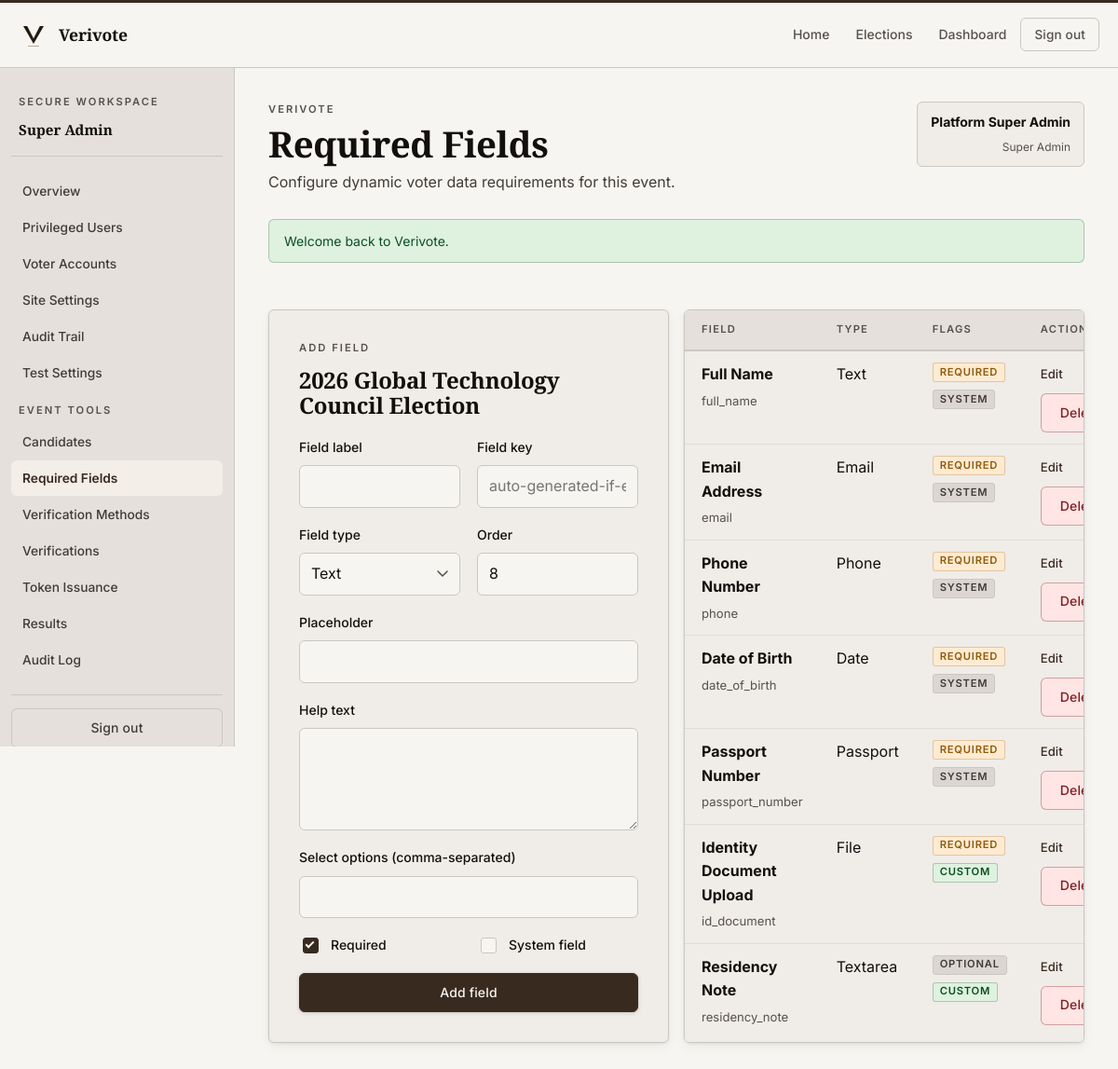
The app's page /creator/required_fields.php?event=1 (signed in) with its own data.
### tables this page shows
CREATE TABLE events (
    id BIGINT UNSIGNED AUTO_INCREMENT PRIMARY KEY,
    created_by BIGINT UNSIGNED NOT NULL,
    title VARCHAR(200) NOT NULL,
    slug VARCHAR(220) NOT NULL UNIQUE,
    description TEXT NOT NULL,
    ballot_type ENUM('single_choice') NOT NULL DEFAULT 'single_choice',
    status ENUM('draft', 'scheduled', 'active', 'closed', 'archived') NOT NULL DEFAULT 'draft',
    start_at DATETIME NOT NULL,
    end_at DATETIME NOT NULL,
    timezone VARCHAR(80) NOT NULL DEFAULT 'UTC',
    result_visibility ENUM('private', 'public_after_close', 'public_live') NOT NULL DEFAULT 'public_after_close',
    personal_verification_enabled TINYINT(1) NOT NULL DEFAULT 1,
    public_audit_enabled TINYINT(1) NOT NULL DEFAULT 1,
    allow_self_registration TINYINT(1) NOT NULL DEFAULT 1,
    max_votes_per_token TINYINT UNSIGNED NOT NULL DEFAULT 1,
    verification_policy ENUM('all_required', 'any_one', 'custom') NOT NULL DEFAULT 'all_required',
    eligibility_rules TEXT NULL,
    event_notice TEXT NULL,
    created_at TIMESTAMP NOT NULL DEFAULT CURRENT_TIMESTAMP,
    updated_at TIMESTAMP NOT NULL DEFAULT CURRENT_TIMESTAMP ON UPDATE CURRENT_TIMESTAMP,
    CONSTRAINT fk_events_creator FOREIGN KEY (created_by) REFERENCES users(id)
);

CREATE TABLE event_required_fields (
    id BIGINT UNSIGNED AUTO_INCREMENT PRIMARY KEY,
    event_id BIGINT UNSIGNED NOT NULL,
    field_key VARCHAR(120) NOT NULL,
    field_label VARCHAR(150) NOT NULL,
    field_type ENUM('text', 'email', 'phone', 'date', 'textarea', 'select', 'file', 'image', 'id_number', 'passport', 'address') NOT NULL DEFAULT 'text',
    placeholder VARCHAR(190) NULL,
    help_text VARCHAR(255) NULL,
    options_json JSON NULL,
    validation_rules_json JSON NULL,
    is_required TINYINT(1) NOT NULL DEFAULT 1,
    is_system_field TINYINT(1) NOT NULL DEFAULT 1,
    field_order INT UNSIGNED NOT NULL DEFAULT 1,
    created_at TIMESTAMP NOT NULL DEFAULT CURRENT_TIMESTAMP,
    UNIQUE KEY uniq_field (event_id, field_key),
    CONSTRAINT fk_required_fields_event FOREIGN KEY (event_id) REFERENCES events(id) ON DELETE CASCADE
);

### config/database.php (called while the page is built, shortened)
<?php
function db(): PDO
{
    static $pdo = null;
    if ($pdo instanceof PDO) {
        return $pdo;
    }
    $config = app_config('db');
    $dsn = sprintf(
        'mysql:host=%s;port=%s;dbname=%s;charset=%s',
        $config['host'],
        $config['port'],
        $config['name'],
        $config['charset']
    );
    $pdo = new PDO($dsn, $config['user'], $config['pass'], [
        PDO::ATTR_ERRMODE => PDO::ERRMODE_EXCEPTION,
        PDO::ATTR_DEFAULT_FETCH_MODE => PDO::FETCH_ASSOC,
        PDO::ATTR_EMULATE_PREPARES => false,
    ]);
    return $pdo;
}

### includes/helpers.php (called while the page is built, shortened)
<?php
function app_config(?string $key = null, mixed $default = null): mixed
{
    global $appConfig;
    $segments = explode('.', $key);
    $value = $appConfig;
    foreach ($segments as $segment) {
        $value = $value[$segment];
    }
    return $value;
}
function app_base_path(): string
{
    static $cached = null;
    if (is_string($cached)) {
        return $cached;
    }
    $documentRoot = realpath((string) ($_SERVER['DOCUMENT_ROOT'] ?? ''));
    $projectRoot = realpath(BASE_PATH);
    $documentRoot = str_replace('\\', '/', $documentRoot);
    $projectRoot = str_replace('\\', '/', $projectRoot);
    if ($projectRoot === $documentRoot) {
        $cached = '';
        return $cached;
    }
    $prefix = rtrim($documentRoot, '/') . '/';
    $relative = trim(substr($projectRoot, strlen($prefix)), '/');
    $cached = $relative === '' ? '' : '/' . $relative;
    return $cached;
}
function base_url(string $path = ''): string
{
    $appUrl = (string) app_config('app_url', '');
    $path = '/' . ltrim($path, '/');
    $basePath = app_base_path();
    if ($basePath === '') {
        return $path;
    }
    return $path === '/' ? $basePath . '/' : $basePath . $path;
}
function e(null|string|int|float $value): string
{
    return htmlspecialchars((string) $value, ENT_QUOTES | ENT_SUBSTITUTE, 'UTF-8');
}
function format_status(string $value): string
{
    return ucwords(str_replace('_', ' ', $value));
}
function json_decode_array(null|string $json): array
{
    if ($json === null || trim($json) === '') {
        return [];
    }
    $decoded = json_decode($json, true);
    return is_array($decoded) ? $decoded : [];
}
function fetch_one(string $sql, array $params = []): ?array
{
    $statement = db()->prepare($sql);
    $statement->execute($params);
    $row = $statement->fetch();
    return $row ?: null;
}
function fetch_all(string $sql, array $params = []): array
{
    $statement = db()->prepare($sql);
    $statement->execute($params);
    return $statement->fetchAll();
}
function fetch_event_by_id(int $eventId): ?array
{
    return fetch_one(
        'SELECT events.*, users.full_name AS creator_name
         FROM events
         INNER JOIN users ON users.id = events.created_by
         WHERE events.id = :event_id',
        ['event_id' => $eventId]
    );
}
function fetch_event_required_fields(int $eventId): array
{
    return fetch_all(
        'SELECT * FROM event_required_fields
         WHERE event_id = :event_id
         ORDER BY field_order ASC, id ASC',
        ['event_id' => $eventId]
    );
}

### creator/required_fields.php (the view, shortened to what this page needs)
<?php
$eventId = (int) ($_GET['event'] ?? $_POST['event_id'] ?? 0);
$event = fetch_event_by_id($eventId);
$fields = fetch_event_required_fields($eventId);
$editFieldId = (int) ($_GET['edit'] ?? 0);
$editField = $editFieldId > 0 ? fetch_one(
    'SELECT * FROM event_required_fields WHERE id = :id AND event_id = :event_id',
    ['id' => $editFieldId, 'event_id' => $eventId]
) : null;
include dirname(__DIR__) . '/includes/header.php';
?>
<section class="grid-2">
    <article class="panel">
        <span class="eyebrow"><?= $editField ? 'Edit Field' : 'Add Field'; ?></span>
        <h2><?= e($event['title']); ?></h2>
        <form method="post" class="form-grid">
            <div class="field">
                <label for="field_label">Field label</label>
                <input id="field_label" type="text" name="field_label" value="<?= e((string) ($editField['field_label'] ?? '')); ?>" required>
            </div>
            <div class="field">
                <label for="field_key">Field key</label>
                <input id="field_key" type="text" name="field_key" value="<?= e((string) ($editField['field_key'] ?? '')); ?>" placeholder="auto-generated-if-empty">
            </div>
            <div class="field">
                <label for="field_type">Field type</label>
                <select id="field_type" name="field_type">
                    <?php foreach (['text', 'email', 'phone', 'date', 'textarea', 'select', 'file', 'image', 'id_number', 'passport', 'address'] as $type): ?>
                        <option value="<?= e($type); ?>" <?= (($editField['field_type'] ?? 'text') === $type) ? 'selected' : ''; ?>><?= e(format_status($type)); ?></option>
                    <?php endforeach; ?>
                </select>
            </div>
            <div class="field">
                <label for="field_order">Order</label>
                <input id="field_order" type="number" name="field_order" min="1" value="<?= e((string) ($editField['field_order'] ?? (count($fields) + 1))); ?>">
            </div>
            <div class="field field--full">
                <label for="placeholder">Placeholder</label>
                <input id="placeholder" type="text" name="placeholder" value="<?= e((string) ($editField['placeholder'] ?? '')); ?>">
            </div>
            <div class="field field--full">
                <label for="help_text">Help text</label>
                <textarea id="help_text" name="help_text"><?= e((string) ($editField['help_text'] ?? '')); ?></textarea>
            </div>
            <div class="field field--full">
                <label for="options_csv">Select options (comma-separated)</label>
                <input id="options_csv" type="text" name="options_csv" value="<?= e(implode(', ', json_decode_array($editField['options_json'] ?? null))); ?>">
            </div>
            <label><input type="checkbox" name="is_required" value="1" <?= !isset($editField['is_required']) || (int) $editField['is_required'] === 1 ? 'checked' : ''; ?>> Required</label>
            <label><input type="checkbox" name="is_system_field" value="1" <?= isset($editField['is_system_field']) && (int) $editField['is_system_field'] === 1 ? 'checked' : ''; ?>> System field</label>
            <div class="field field--full">
                <button class="button button--primary" type="submit"><?= $editField ? 'Save field' : 'Add field'; ?></button>
            </div>
        </form>
    </article>
    <article class="table-wrap">
        <table>
            <thead>
            <tr>
                <th>Field</th>
                <th>Type</th>
                <th>Flags</th>
                <th>Action</th>
            </tr>
            </thead>
            <tbody>
            <?php foreach ($fields as $field): ?>
                <tr>
                    <td>
                        <strong><?= e($field['field_label']); ?></strong>
                        <p><?= e($field['field_key']); ?></p>
                    </td>
                    <td><?= e(format_status($field['field_type'])); ?></td>
                    <td>
                        <div class="pill-row">
                            <span class="badge <?= $field['is_required'] ? 'badge-warning' : 'badge-muted'; ?>"><?= $field['is_required'] ? 'Required' : 'Optional'; ?></span>
                            <span class="badge <?= $field['is_system_field'] ? 'badge-muted' : 'badge-success'; ?>"><?= $field['is_system_field'] ? 'System' : 'Custom'; ?></span>
                        </div>
                    </td>
                    <td>
                        <div class="table-actions">
                            <a href="<?= e(base_url('/creator/required_fields.php?event=' . $eventId . '&edit=' . $field['id'])); ?>">Edit</a>
                            <form method="post">
                                <button class="button button--danger" type="submit" data-confirm="Delete this field configuration?">Delete</button>
                            </form>
                        </div>
                    </td>
                </tr>
            <?php endforeach; ?>
            </tbody>
        </table>
    </article>
</section>
<?php include dirname(__DIR__) . '/includes/footer.php'; ?>

### records on screen
events: title "2026 Global Technology Council Election"
event_required_fields: field_label "Full Name", field_key "full_name", field_type "Text", is_required "REQUIRED", is_system_field "SYSTEM"
event_required_fields: field_label "Email Address", field_key "email", field_type "Email", is_required "REQUIRED", is_system_field "SYSTEM"
event_required_fields: field_label "Phone Number", field_key "phone", field_type "Phone", is_required "REQUIRED", is_system_field "SYSTEM"
event_required_fields: field_label "Date of Birth", field_key "date_of_birth", field_type "Date", is_required "REQUIRED", is_system_field "SYSTEM"
event_required_fields: field_label "Passport Number", field_key "passport_number", field_type "Passport", is_required "REQUIRED", is_system_field "SYSTEM"
event_required_fields: field_label "Identity Document Upload", field_key "id_document", field_type "File", is_required "REQUIRED", is_system_field "CUSTOM"
event_required_fields: field_label "Residency Note", field_key "residency_note", field_type "Textarea", is_required "OPTIONAL", is_system_field "CUSTOM"

### other values on screen
format_status(str_replace('_', ' ', $role)) "Super Admin"
$link['label'] "Overview"
$link['label'] "Privileged Users"
$link['label'] "Voter Accounts"
$link['label'] "Site Settings"
$link['label'] "Audit Trail"
$link['label'] "Test Settings"
$pageHeading "Required Fields"
$pageDescription "Configure dynamic voter data requirements for this event."
$user['full_name'] "Platform Super Admin"
$user['role_name'] "Super Admin"
$flash['message'] "Welcome back to Verivote."
form field field_type "Text"
